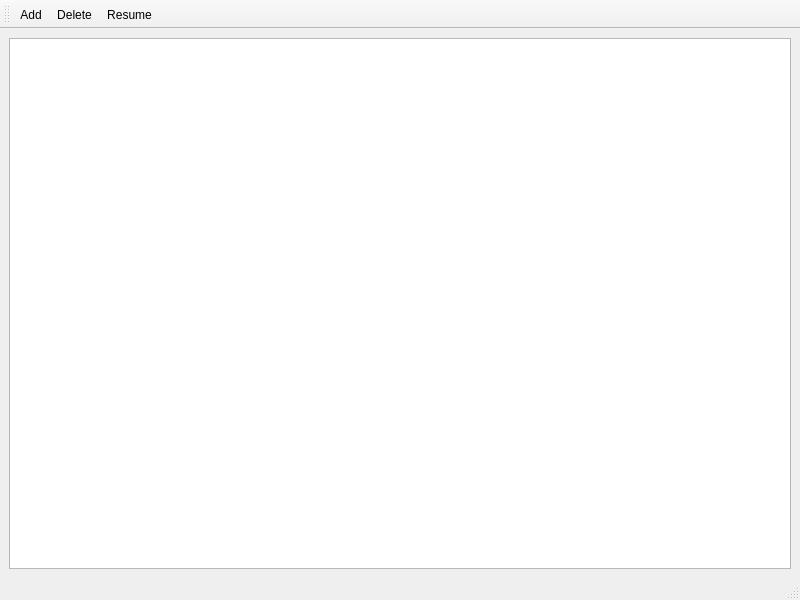
<?xml version="1.0" encoding="UTF-8"?>
<ui version="4.0">
 <class>download_manager_ui</class>
 <widget class="QMainWindow" name="download_manager_ui">
  <property name="geometry">
   <rect>
    <x>0</x>
    <y>0</y>
    <width>800</width>
    <height>600</height>
   </rect>
  </property>
  <property name="windowTitle">
   <string>MainWindow</string>
  </property>
  <widget class="QWidget" name="centralwidget">
   <layout class="QGridLayout" name="gridLayout">
    <item row="0" column="0">
     <widget class="QTableView" name="tableViewDownload"/>
    </item>
   </layout>
  </widget>
  <widget class="QStatusBar" name="statusbar"/>
  <widget class="QToolBar" name="toolBar">
   <property name="windowTitle">
    <string>toolBar</string>
   </property>
   <attribute name="toolBarArea">
    <enum>TopToolBarArea</enum>
   </attribute>
   <attribute name="toolBarBreak">
    <bool>false</bool>
   </attribute>
   <addaction name="actionAdd"/>
   <addaction name="actionDelete"/>
   <addaction name="actionResume"/>
  </widget>
  <action name="actionAdd">
   <property name="icon">
    <iconset resource="pics.qrc">
     <normaloff>:/pics/add.png</normaloff>:/pics/add.png</iconset>
   </property>
   <property name="text">
    <string>Add</string>
   </property>
   <property name="toolTip">
    <string>Add</string>
   </property>
   <property name="shortcut">
    <string>+</string>
   </property>
  </action>
  <action name="actionDelete">
   <property name="icon">
    <iconset resource="pics.qrc">
     <normaloff>:/pics/delete.png</normaloff>:/pics/delete.png</iconset>
   </property>
   <property name="text">
    <string>Delete</string>
   </property>
   <property name="toolTip">
    <string>Delete</string>
   </property>
  </action>
  <action name="actionResume">
   <property name="icon">
    <iconset resource="pics.qrc">
     <normaloff>:/pics/resume</normaloff>:/pics/resume</iconset>
   </property>
   <property name="text">
    <string>Resume</string>
   </property>
   <property name="toolTip">
    <string>Resume</string>
   </property>
  </action>
 </widget>
 <resources>
  <include location="pics.qrc"/>
 </resources>
 <connections/>
</ui>
